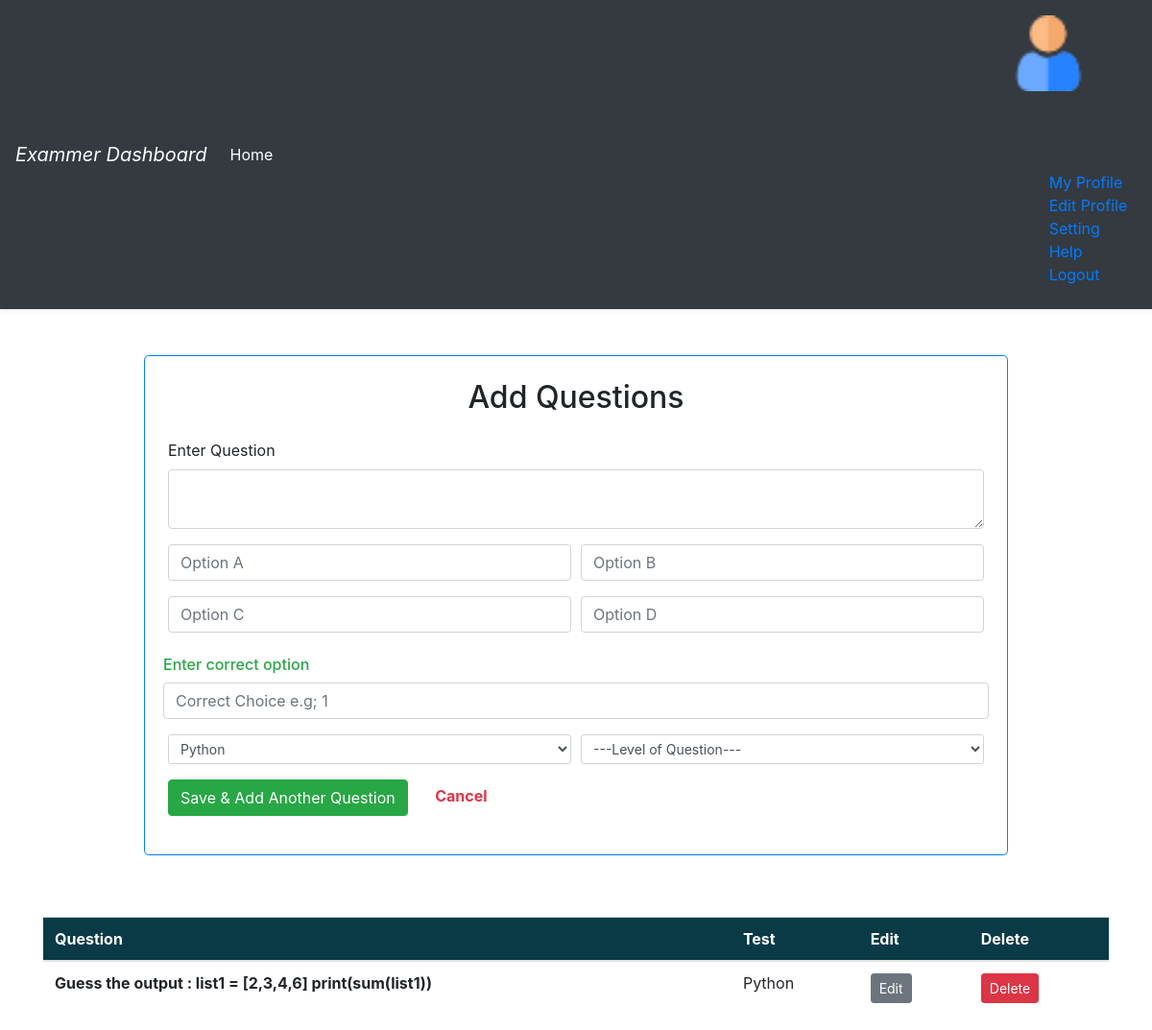
The page /organizer_dashboard/addQuestions (signed in) on the database as committed earlier.
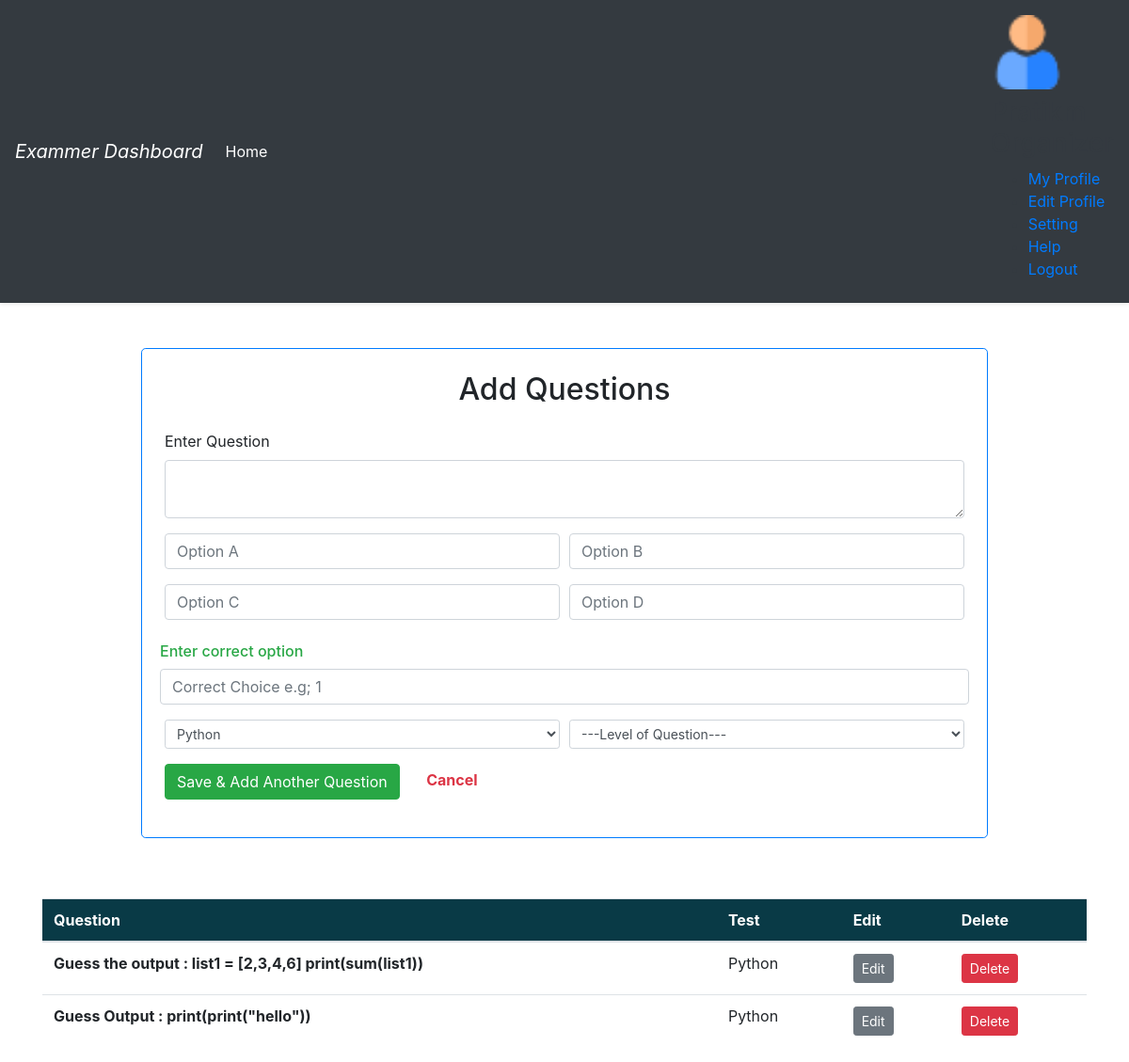
The same page on the database as committed later.
### quizapp/models.py (models this page shows, shortened)
class Question(models.Model):
    external_id = models.UUIDField(default=uuid.uuid4, editable=False, unique=True)
    question = models.CharField(max_length=500)
    choice1 = models.CharField(max_length=500)
    choice2 = models.CharField(max_length=500)
    choice3 = models.CharField(max_length=500)
    choice4 = models.CharField(max_length=500)
    answer = models.CharField(max_length=1)
    compulsary = models.BooleanField(default=False)
    level = models.CharField(default="", max_length=100)
    test = models.ForeignKey(Test, on_delete=models.CASCADE)

class Test(models.Model):
    external_id = models.UUIDField(default=uuid.uuid4, editable=False, unique=True)
    user = models.ForeignKey(User, on_delete=models.CASCADE)
    category = models.CharField(max_length=200)
    description = models.CharField(max_length=200)
    active = models.BooleanField(default=True)
    test_time = models.CharField(max_length=3, default=None)
    def __str__(self):
        return self.category

### organizer_dashboard/views.py (the view, shortened to what this page needs)
# urls.py: path('addQuestions',views.addQuestions,name='addQuestions'),
def addQuestions(request):
    username = request.user
    user = User.objects.get(username=username)
    tests = Test.objects.filter(user=user)
    questions = []
    for test in tests:
        questions += list(Question.objects.filter(test=test))
    print(tests)
    context = { 'tests':tests, 'questions':questions}
    return render(request,'organizer_dashboard/addQuestionForm.html',context=context)

### organizer_dashboard/templates/organizer_dashboard/addQuestionForm.html (shortened to what this page needs)
{% include 'organizer_dashboard/dashboard_header.html' %}
<div class="container w-75 border mt-2 p-4 rounded rounded-lg border border-lg border-primary mt-5 mb-5">
    <h2 class="h2 text-center mb-4">Add Questions</h2>
    <form method="POST" action="{% url 'addQuestions'%}">
        <div class="form-group">
            <label for="exampleFormControlTextarea1">Enter Question</label>
            <textarea class="form-control" id="exampleFormControlTextarea1" name="question" rows="2"></textarea>
        </div>
        <div class="form-row mb-3 ">
            <div class="col">
                <input type="text" class="form-control" name="choice1" placeholder="Option A">
            </div>
            <div class="col">
                <input type="text" class="form-control" name="choice2" placeholder="Option B">
            </div>
        </div>
        <div class="form-row mt-3 mb-4">
            <div class="col">
                <input type="text" class="form-control" name="choice3" placeholder="Option C">
            </div>
            <div class="col">
                <input type="text" class="form-control" name="choice4" placeholder="Option D">
            </div>
        </div>
        <div class="form-row mb-3 mt-2">
            <label for="correctoption" class="text-success h6 pr-1">Enter correct option</label>
            <input type="text" class="form-control" id="correctoption" name="correctchoice"
                placeholder="Correct Choice e.g; 1">
        </div>
        <div class="form-row mb-3">
            <div class="col">
                <select class="form-control form-control-sm" name ="category">
                    {% for item in tests %}
                    <option value="{{item.external_id}}">{{item.category}}</option>
                    {%endfor%}
                </select>
            </div>
            <div class="col">
                <select class="form-control form-control-sm" name ="levelofDiff" placeholder="Level of Question" required>
                    <option value="" disabled selected hidden>---Level of Question---</option>
                </select>
            </div>
        </div>
        <button type="submit" class="btn btn-success">Save & Add Another Question</button>
        <a href="{% url 'o_dashboard' %}" class="text-danger m-4"><strong>Cancel</strong> </a>
    </form>
</div>
<div class="container" style="margin-top:4rem">
<table class="table">
  <thead>
    <tr style="background: #093a46; color: #fff;">
      <th scope="col">Question</th>
      <th scope="col">Test</th>
      <th scope="col">Edit</th>
      <th scope="col">Delete</th>
    </tr>
  </thead>
  <tbody style="overflow: scroll;">
      {% for question in questions %}
    <tr>
      <th scope="row">{{question.question}}</th>
      <td>{{question.test}}</td>
      <td><a href=""><button class="btn btn-sm btn-secondary">Edit</button></a></td>
      <td><a href=""><button class="btn btn-sm btn-danger">Delete</button></a></td>
    </tr>
    {%endfor%}
  </tbody>
</table>
</div>

Rows that differ between the two databases and show on the page:
added Question: question "Guess Output : print(print(\"hello\"))", test "Python"
